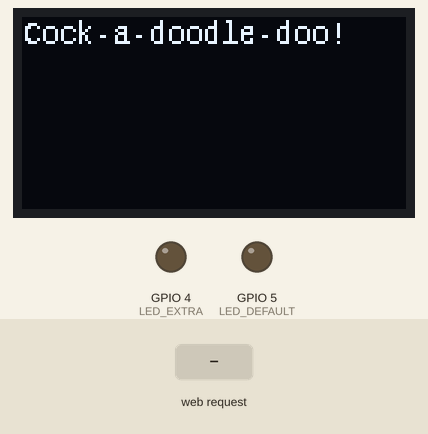
This sketch was run on a simulated ESP8266 (NodeMCU). Parts: 128×64 one-colour display, output pins drawn as LEDs (lit = HIGH). The test bench sets the inputs (shaded band). WiFi joins after 1.5 s; servers stay silent unless stated; what the sketch prints to the serial monitor is not drawn.

Above: at 1.9 s.
At 5.6 s:
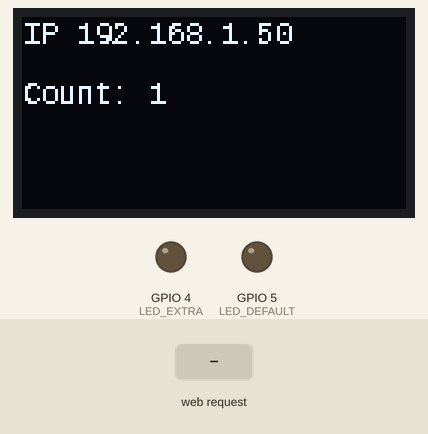
5.7 s: HTTP request GET / received
At 6.8 s:
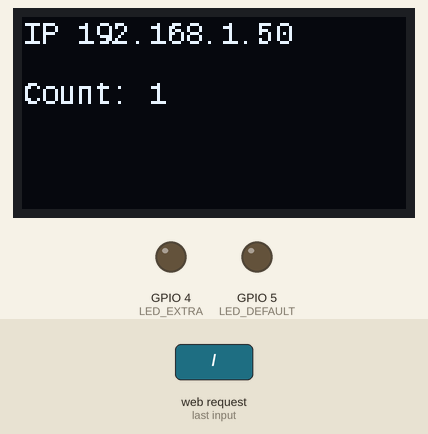
Timing chart, 0 to 8.7 s (numbered marks = the images above; inputs shaded):
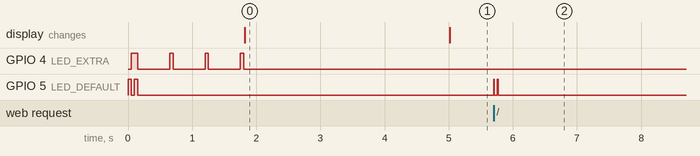

The sketch:

Roost_lab4.ino
```cpp
// =============================================================================
// File: Roost_lab4.ino LEDs, serial, basic Wifi, web output, OLED screen, millis
// Desc: Roost! An open source implementaion of a temperature and motion
//       monitoring station based on an ESP8266 with temperature, humidity,
//       motion and distance sensors.
//
//       This code is in the public domain
// =============================================================================

// -----------------------------------------------------------------------------
// LED control:  code for dealing with the LEDs for the "Roost!" project
//

// default led on pin 5 (also onboard led)
#define LED_DEFAULT 5
// extra led on pin 4
#define LED_EXTRA 4
// both pins
#define LED_BOTH -1

void led_setup() {
  pinMode(LED_DEFAULT, OUTPUT);
  pinMode(LED_EXTRA, OUTPUT);

  digitalWrite(LED_DEFAULT, LOW);
  digitalWrite(LED_EXTRA, LOW);

  led_blink(LED_DEFAULT, 50);
  led_blink(LED_EXTRA, 50);
  led_blink(LED_BOTH, 50);
}

// -------------------------------------
// blink the led on pin l for d milliseconds
// -------------------------------------
void led_blink(int l, int d){
  // If led not specified then use default
  if (l != LED_EXTRA && l != LED_BOTH) { l = LED_DEFAULT; }

  // minimum blink is 10 millis
  if (d<10) { d=10; }

  // maximum blink is 5 seconds
  if (d>5000) { d=5000; }

  // blink on
  if (l == LED_BOTH) {
    digitalWrite(LED_DEFAULT, HIGH);
    digitalWrite(LED_EXTRA, HIGH);
  } else {
    digitalWrite(l, HIGH);
  }

  // pause ...
  delay(d);

  // blink off
  if (l == LED_BOTH) {
    digitalWrite(LED_DEFAULT, LOW);
    digitalWrite(LED_EXTRA, LOW);
  } else {
    digitalWrite(l, LOW);
  }
}

// -----------------------------------------------------------------------------
// Wifi Control: code for dealing with WiFi for the "Roost!" project
//               requires ESP8266 WiFi libraries
//               https://github.com/esp8266/Arduino
//
#include <ESP8266WiFi.h>

// Notre Dame public WiFi
// -------------------------------------
const char* ssid = "ND-guest";
const char* password = "";

char wifi_ipaddr[21] = {};

// convert int to dotted quad. thanks stackoverflow.com
void wifi_format_ip(){
  uint32_t ip=WiFi.localIP();
  unsigned char bytes[4];

  bytes[0] = ip & 0xFF;
  bytes[1] = (ip >> 8) & 0xFF;
  bytes[2] = (ip >> 16) & 0xFF;
  bytes[3] = (ip >> 24) & 0xFF;
  sprintf(wifi_ipaddr, "IP %d.%d.%d.%d", bytes[0], bytes[1], bytes[2], bytes[3]);
}

void wifi_setup(){
  //Fire up the wifi
  WiFi.begin(ssid, password);

  // Wait for connection
  while (WiFi.status() != WL_CONNECTED) {
    delay(500);
    Serial.print("o");
    led_blink(LED_EXTRA, 50);
  }

  Serial.println("");
  Serial.print("Connected to ");
  Serial.println(ssid);

  wifi_format_ip();
  Serial.print(" network on IP address: ");
  Serial.println(wifi_ipaddr);
}

// -----------------------------------------------------------------------------
// Serial output: code for dealing with serial output for the "Roost!" project
//

// ESP native speed
#define SERIAL_BAUD 74880

void serial_setup(){
  Serial.begin(SERIAL_BAUD);
  Serial.println("Roost initializing!");
}

void serial_roost() {
  Serial.println("------------------------------");

  Serial.print("WiFi address: ");
  Serial.println(wifi_ipaddr);

  Serial.println("------------------------------");
}

// -----------------------------------------------------------------------------
// Web output:  code for dealing with internet for the "Roost!" project
//              requires ESP8266 WiFi libraries
//              https://github.com/esp8266/Arduino
//
#include <WiFiClient.h>
#include <ESP8266WebServer.h>

// Web server
ESP8266WebServer web_server(80);

// web blink pattern
void web_blink(){
  led_blink(LED_DEFAULT, 10);
  delay(50);
  led_blink(LED_DEFAULT, 10);
}

// root web page
void web_handle_root() {
  web_server.send(200, "text/plain", "Try /roost");
  web_blink();
}

// 404
void web_handle_404(){
  String message = "404 File Not Found\n\n";
  message += "URI: ";
  message += wifi_ipaddr;
  message += web_server.uri();
  message += "\nMethod: ";
  message += (web_server.method() == HTTP_GET)?"GET":"POST";
  message += "\nArguments: ";
  message += web_server.args();
  message += "\n";
  for (uint8_t i=0; i< web_server.args(); i++){
    message += " " + web_server.argName(i) + ": " + web_server.arg(i) + "\n";
  }
  web_server.send(404, "text/plain", message);
  web_blink();
}

// display roost data on the web
void web_handle_roost(){
  char x[64] = {};
  String message = "Roost!\n";

  web_server.send(200, "text/plain", message);
  web_blink();
}

void web_setup(){
  // base page
  web_server.on("/", web_handle_root);

  // roost page
  web_server.on("/roost", web_handle_roost);

  // no page at all
  web_server.onNotFound(web_handle_404);

  // Start the web
  web_server.begin();
  Serial.println("HTTP server started");
}

// -----------------------------------------------------------------------------
// OLED control: code for dealing with oled for the "Roost!" project
//               uses library by Daniel Eichhorn downloaded from github
//               https://github.com/squix78/esp8266-oled-ssd1306
//
#include "SSD1306.h"
#include "SSD1306Brzo.h"
#include "Liberation_Mono.h"
// #include "images.h"

// Initialize the OLED display using brzo_i2c
// D2 -> SDA
// D14 -> SCL
SSD1306Brzo display(0x3c, 2, 14);
int counter = 0;

// -------------------------------------
// initialize the oled
// -------------------------------------
void oled_setup(){
  display.init();
  display.setContrast(255);
  display.setTextAlignment(TEXT_ALIGN_LEFT);
  display.setFont(Liberation_Mono_10); // 21 characters per line

  display.flipScreenVertically(); // optional, puts the headers at the top of the screen
  display.drawString(0, 0, "Cock-a-doodle-doo!");
  display.display();
}

// -------------------------------------
// display roost data on the oled
// -------------------------------------
void oled_roost(){
  char ls[22] = {};                     // line string

  Serial.println("refreshing OLED");

  display.clear();

  // ip address on line 1
  display.drawString(0, 0, wifi_ipaddr);

  // loop counter on line 2
  sprintf(ls, "Count: %d", counter);
  display.drawString(0, 20, ls);

  display.display();
}

// =============================================================================
void setup() {

  // LEDs off, please
  led_setup();

  // Serial for debugging
  serial_setup();

  // WiFi
  wifi_setup();

  // Web
  web_setup();

  // OLED
  oled_setup();
}

// =============================================================================
void loop() {
  static int display_last = 0;

  // update display and serial every 5 seconds
  if (millis() - display_last > 5000) {
      display_last = millis();

      counter++;
      oled_roost();
      serial_roost();
  }

  // let the web server do its thing every iteration
  web_server.handleClient();
}

// =============================================================================
```

Source omitted: ration_Mono.h (data table, 122062 bytes)

Measured:
- after the input at 5.7 s, GPIO 5 (LED_DEFAULT): alternates HIGH for 0.01 s and LOW for 0.05 s, 4 changes in all, then stays LOW, starting at once
- what the display in image 0 shows lasts 3.2 s, from 1.8 s to 5.0 s
